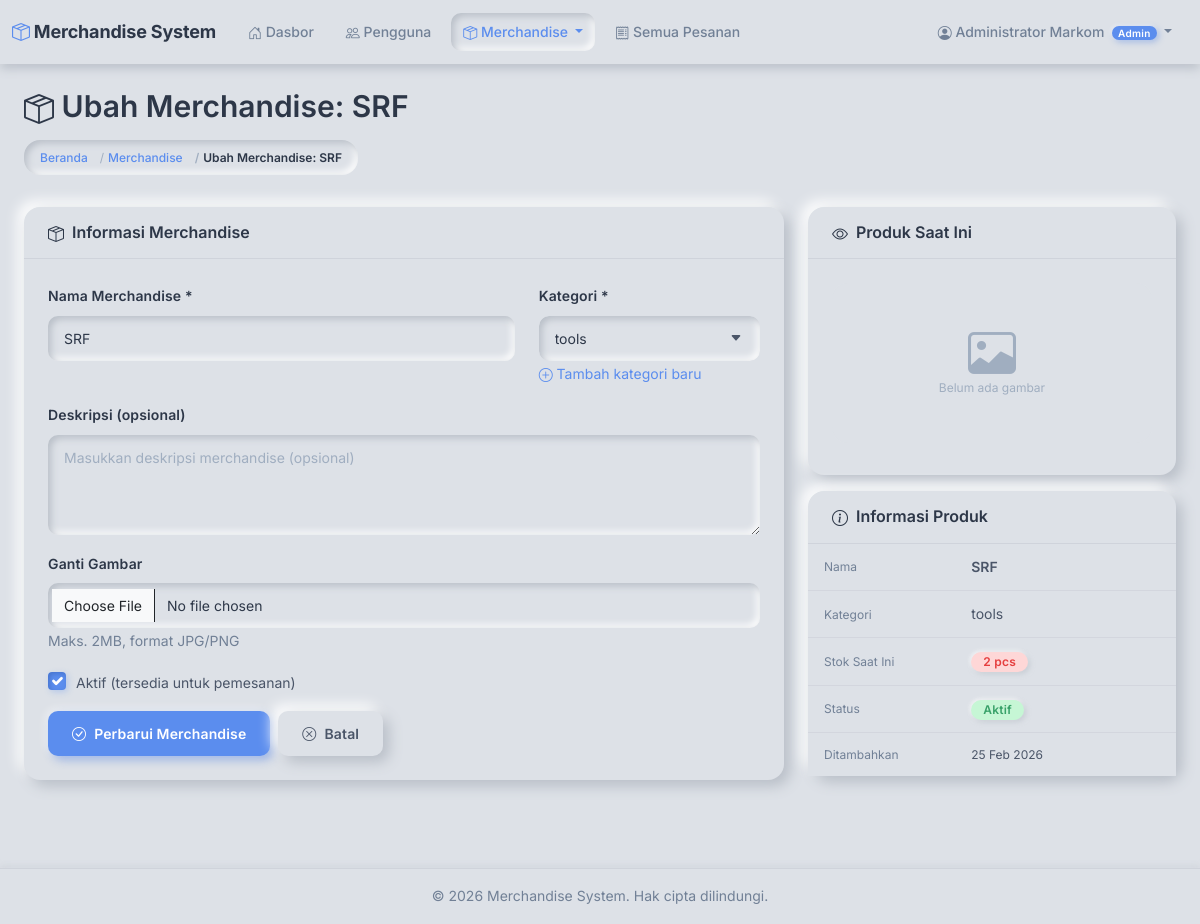
Page /merchandise/5/edit/ (signed in) on the earlier database version.
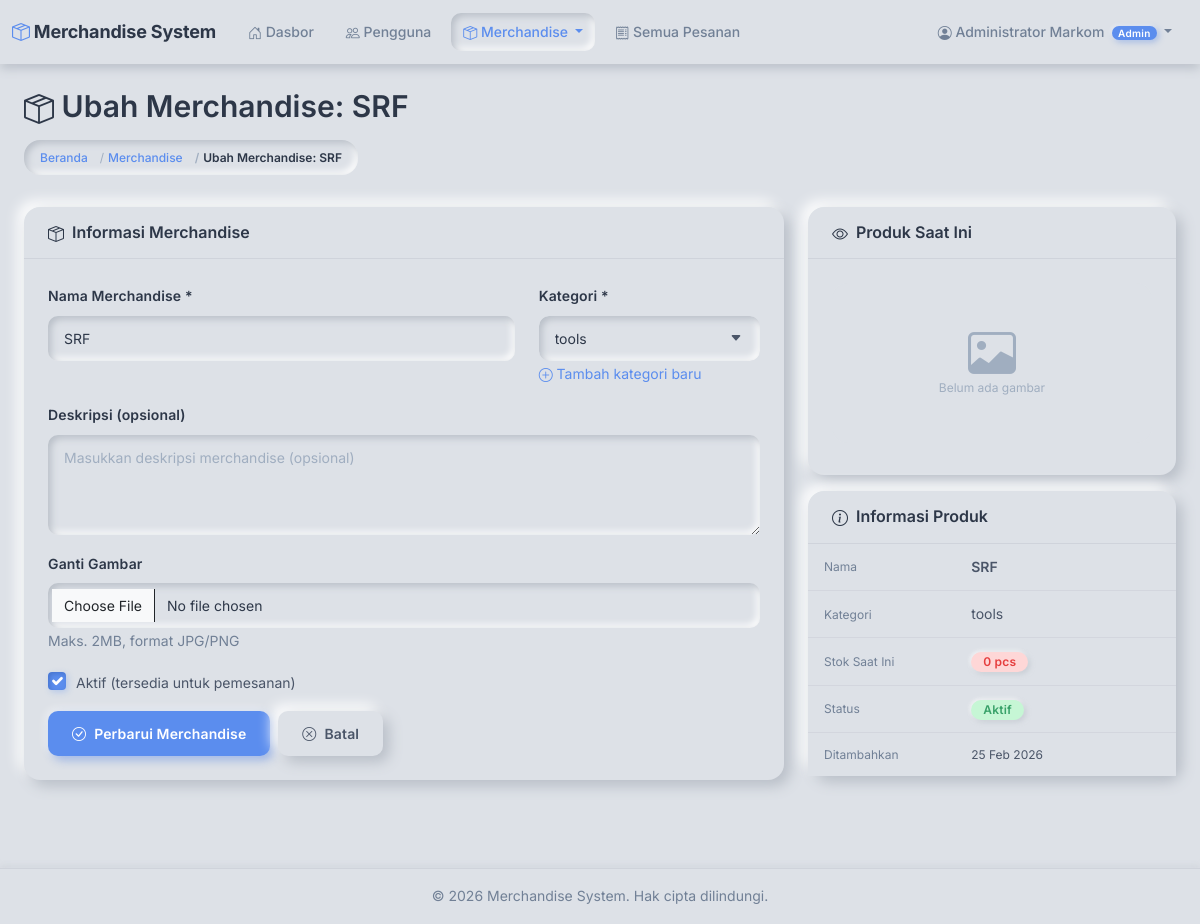
Same page on the later database version.
### merchandise/models.py (models this page shows, shortened)
class Merchandise(models.Model):
    name = models.CharField(
        max_length=200,
        help_text='Merchandise name'
    )
    description = models.TextField(
        blank=True,
        help_text='Merchandise description'
    )
    category = models.ForeignKey(
        Category,
        on_delete=models.PROTECT,
        help_text='Category for this merchandise'
    )
    stock = models.IntegerField(
        default=0,
        help_text='Current stock quantity'
    )
    image = models.ImageField(
        upload_to='merchandise/%Y/%m/',
        blank=True,
        null=True,
        help_text='Merchandise image (max 2MB, JPG/PNG)'
    )
    is_active = models.BooleanField(
        default=True,
        help_text='Active status (soft delete)'
    )
    created_by = models.ForeignKey(
        settings.AUTH_USER_MODEL,
        on_delete=models.SET_NULL,
        null=True,
        related_name='created_merchandise',
        help_text='User who created this merchandise'
    )
    created_at = models.DateTimeField(auto_now_add=True)
    updated_at = models.DateTimeField(auto_now=True)
    class Meta:
        db_table = 'merchandise'
        verbose_name = 'Merchandise'
        verbose_name_plural = 'Merchandise'
        ordering = ['-created_at']
    def delete(self, using=None, keep_parents=False):
        """Soft delete: set is_active to False"""
        self.is_active = False
        self.save()

class Category(models.Model):
    name = models.CharField(
        max_length=100,
        unique=True,
        help_text='Category name (must be unique)'
    )
    description = models.TextField(
        blank=True,
        help_text='Category description'
    )
    is_active = models.BooleanField(
        default=True,
        help_text='Active status (soft delete)'
    )
    created_at = models.DateTimeField(auto_now_add=True)
    updated_at = models.DateTimeField(auto_now=True)
    class Meta:
        db_table = 'categories'
        verbose_name = 'Category'
        verbose_name_plural = 'Categories'
        ordering = ['name']
    def __str__(self):
        return self.name
    def delete(self, using=None, keep_parents=False):
        """
        Soft delete: set is_active to False instead of deleting
        Prevent deletion if merchandise still exists
        """
        if self.merchandise_set.exists():
            raise ValidationError(
                'Cannot delete category with existing merchandise. '
                'Please deactivate or move merchandise first.'
            )
        self.is_active = False
        self.save()

### merchandise/views.py (the view)
# urls.py: path('<int:pk>/edit/', views.merchandise_edit, name='merchandise_edit'),
@admin_required
def merchandise_edit(request, pk):
    merchandise = get_object_or_404(Merchandise, pk=pk)
    if request.method == 'POST':
        form = MerchandiseForm(request.POST, request.FILES, instance=merchandise)
        if form.is_valid():
            try:
                merchandise = form.save()
                messages.success(request, f'Merchandise "{merchandise.name}" berhasil diperbarui.')
                return redirect('merchandise:merchandise_list')
            except Exception as e:
                messages.error(request, f'Gagal memperbarui merchandise: {str(e)}')
        else:
            messages.error(request, 'Harap perbaiki kesalahan di bawah ini.')
    else:
        form = MerchandiseForm(instance=merchandise)
    return render(request, 'merchandise/merchandise_form.html', {
        'form': form,
        'merchandise': merchandise,
        'title': f'Ubah Merchandise: {merchandise.name}',
        'button_text': 'Perbarui Merchandise'
    })

### accounts/models.py (called while the page is built)
    @property
    def is_admin(self):
        return self.role == self.Role.ADMIN

    @property
    def is_sales(self):
        return self.role == self.Role.SALES

### orders/context_processors.py (called while the page is built)
def cart_context(request):
    if request.user.is_authenticated and hasattr(request.user, 'is_sales') and request.user.is_sales:
        cart = Cart(request)
        return {
            'navbar_cart_total': cart.get_total_quantity(),
            'navbar_cart_unique': cart.get_total_unique(),
        }
    return {
        'navbar_cart_total': 0,
        'navbar_cart_unique': 0,
    }

### templates/merchandise/merchandise_form.html (shortened to what the changed rows need)
{% extends 'base.html' %}
{% block content %}
<div class="container-fluid">
    <div class="row mb-4">
        <div class="col">
            <h2><i class="bi bi-box-seam"></i> {{ title }}</h2>
        </div>
    </div>
    <div class="row">
        <div class="col-md-8">
            <div class="card">
                <div class="card-body">
                    <form method="post" enctype="multipart/form-data" novalidate>
                        <div class="row">
                            <div class="col-md-8 mb-3">
                                <label for="{{ form.name.id_for_label }}" class="form-label">Nama Merchandise *</label>
                                {{ form.name }}
                            </div>
                            <div class="col-md-4 mb-3">
                                <label for="{{ form.category.id_for_label }}" class="form-label">Kategori *</label>
                                {{ form.category }}
                                <small class="text-muted">
                                    <a href="{% url 'merchandise:category_create' %}" target="_blank">
                                    </a>
                                </small>
                            </div>
                        </div>
                        <div class="mb-3">
                            <label for="{{ form.description.id_for_label }}" class="form-label">Deskripsi (opsional)</label>
                            {{ form.description }}
                        </div>
                        <div class="row">
                            <div class="{% if not merchandise %}col-md-6{% else %}col-md-12{% endif %} mb-3">
                                <label for="{{ form.image.id_for_label }}" class="form-label">
                                    {% if merchandise %}Ganti Gambar{% else %}Gambar Produk{% endif %}
                                </label>
                                {{ form.image }}
                                <small class="text-muted">Maks. 2MB, format JPG/PNG</small>
                            </div>
                        </div>
                        <div class="mb-3">
                            <div class="form-check">
                                {{ form.is_active }}
                                <label class="form-check-label" for="{{ form.is_active.id_for_label }}">
                                    Aktif (tersedia untuk pemesanan)
                                </label>
                            </div>
                        </div>
                    </form>
                </div>
            </div>
        </div>
        <div class="col-md-4">
            {% if merchandise %}
            <div class="card mb-3">
                <div class="card-header">
                    <h6 class="mb-0"><i class="bi bi-eye me-2"></i>Produk Saat Ini</h6>
                </div>
                <div class="card-body text-center">
                    {% if merchandise.image %}
                    <div id="currentImageWrapper">
                        <img src="{{ merchandise.image.url }}"
                             alt="{{ merchandise.name }}"
                             class="img-fluid rounded mb-2"
                             style="max-height: 220px; width: 100%; object-fit: cover; border-radius: var(--radius-xl) !important;">
                        <p class="text-muted mb-0" style="font-size: var(--text-xs);">
                            <i class="bi bi-image me-1"></i>Gambar saat ini
                        </p>
                    </div>
                    {% else %}
                    <div id="currentImageWrapper"
                         style="height: 160px; background: var(--neu-bg); border-radius: var(--radius-xl); display:flex; align-items:center; justify-content:center; flex-direction:column; margin-bottom: 0.5rem;">
                        <i class="bi bi-image" style="font-size: 3rem; color: var(--color-text-light);"></i>
                        <span style="font-size: var(--text-xs); color: var(--color-text-light);">Belum ada gambar</span>
                    </div>
                    {% endif %}
                </div>
            </div>
            <div class="card">
                <div class="card-header">
                    <h6 class="mb-0"><i class="bi bi-info-circle me-2"></i>Informasi Produk</h6>
                </div>
                <div class="card-body p-0">
                    <table class="table table-sm mb-0">
                        <tbody>
                            <tr>
                                <td class="text-muted" style="font-size: var(--text-xs); width: 40%;">Nama</td>
                                <td style="font-size: var(--text-sm); font-weight: var(--font-semibold);">{{ merchandise.name }}</td>
                            </tr>
                            <tr>
                                <td class="text-muted" style="font-size: var(--text-xs);">Kategori</td>
                                <td style="font-size: var(--text-sm);">{{ merchandise.category.name }}</td>
                            </tr>
                            <tr>
                                <td class="text-muted" style="font-size: var(--text-xs);">Stok Saat Ini</td>
                                <td>
                                    {% if merchandise.stock > 20 %}
                                    <span class="badge bg-success">{{ merchandise.stock }} pcs</span>
                                    {% elif merchandise.stock >= 10 %}
                                    <span class="badge bg-warning text-dark">{{ merchandise.stock }} pcs</span>
                                    {% else %}
                                    <span class="badge bg-danger">{{ merchandise.stock }} pcs</span>
                                    {% endif %}
                                </td>
                            </tr>
                            <tr>
                                <td class="text-muted" style="font-size: var(--text-xs);">Status</td>
                                <td>
                                    {% if merchandise.is_active %}
                                    <span class="badge bg-success">Aktif</span>
                                    {% else %}
                                    <span class="badge bg-secondary">Tidak Aktif</span>
                                    {% endif %}
                                </td>
                            </tr>
                            <tr>
                                <td class="text-muted" style="font-size: var(--text-xs);">Ditambahkan</td>
                                <td style="font-size: var(--text-xs);">{{ merchandise.created_at|date:"d M Y" }}</td>
                            </tr>
                        </tbody>
                    </table>
                </div>
            </div>
            {% endif %}
        </div>
    </div>
</div>
{% endblock %}

Differences in the rows shown:
changed Merchandise "SRF": stock "2" → "0"
